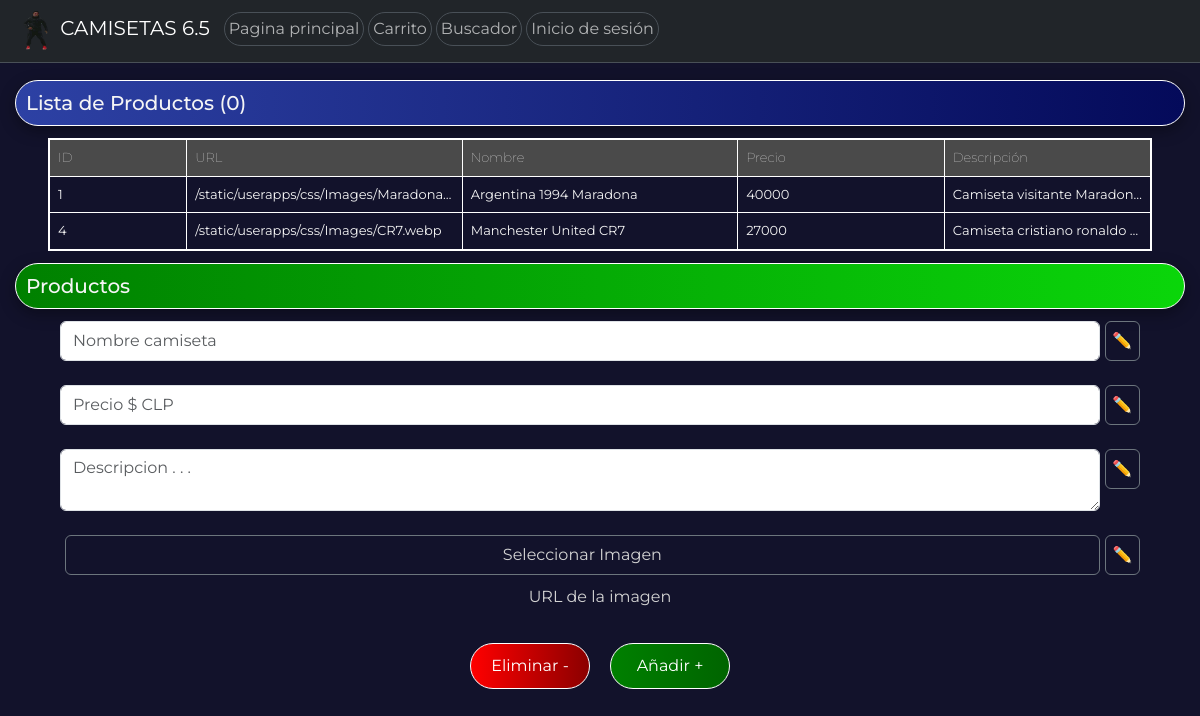
The page /admincrud/ on the database as committed earlier.
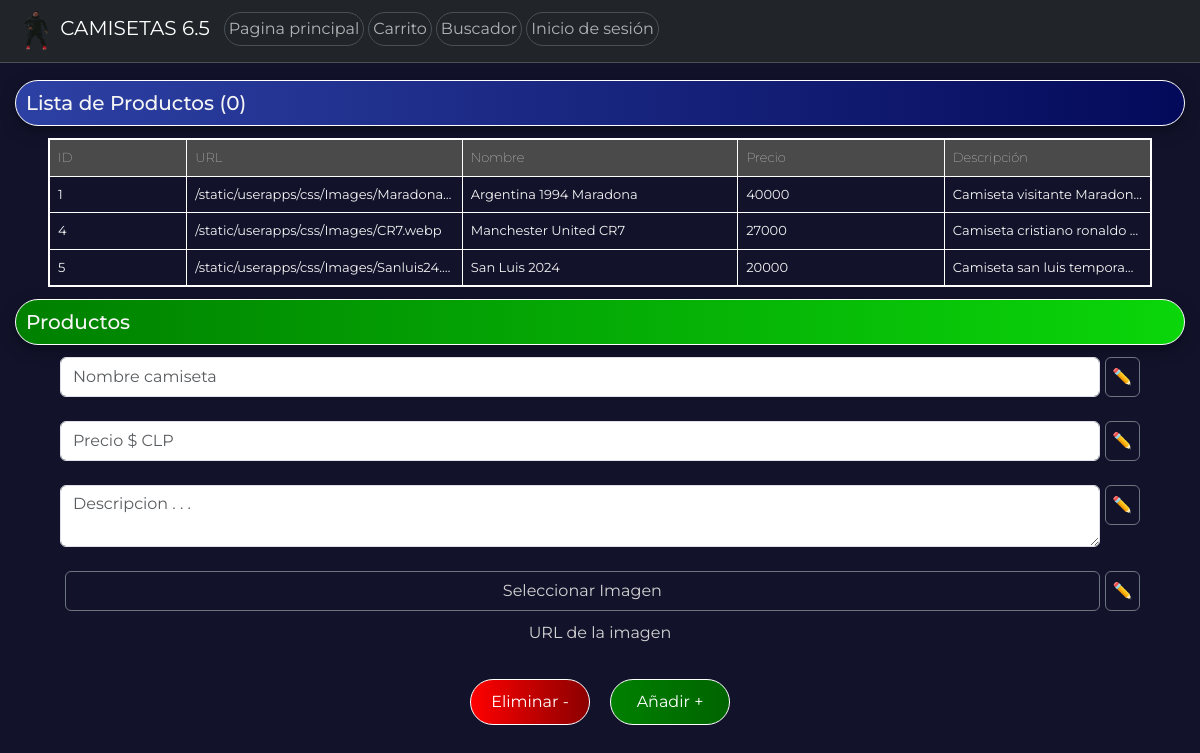
The same page on the database as committed later.
### userapps/models.py (models this page shows, shortened)
class Producto(models.Model):
    nombre = models.CharField(max_length=25)
    imagen = models.CharField(max_length=100)
    precio = models.IntegerField()
    descripcion = models.CharField(max_length=100)

### userapps/views.py (the view)
# urls.py: path('admincrud/', views.admin_crud, name='admin_crud'),
def admin_crud(request):
    productos = Producto.objects.all()
    return render(request, "AdminCrud.html", {"productos": productos})

### userapps/context_processor.py (called while the page is built)
def total_carrito(request):
    total = 0
    if request.user.is_authenticated:
        if "carrito" in request.session.keys():
            for key, value in request.session["carrito"].items():
                total += int(value["acumulado"]) #total
    return {"total_carrito": total}

### userapps/templates/AdminCrud.html (shortened to what the changed rows need)
<!DOCTYPE html>
<html lang="en">
  <head>
    {% load static %}
    <link rel="stylesheet" href="{% static 'userapps/css/Admin.css' %}" />
    <link
      href="https://cdn.jsdelivr.net/npm/bootstrap@5.3.3/dist/css/bootstrap.min.css"
      rel="stylesheet"
    />
  </head>
  <body style="background-color: #12122b">
    <h2
      style="
        border-top-width: 70px;
        margin-top: 80px;
        border: 1px solid white;
        padding: 10px;
        background: linear-gradient(to right, rgb(45, 65, 164), rgb(4, 10, 90));
        margin-left: 15px;
        margin-right: 15px;
        border-radius: 80px;
        box-shadow: 0 5px 15px rgba(0, 0, 0, 0.35);
        color: whitesmoke;
        font-size: 20px;
      "
    >
      Lista de Productos (<span id="productCount">0</span>)
    </h2>
    <table id="productsList">
      <thead>
        <tr>
          <th>ID</th>
          <th>URL</th>
          <th>Nombre</th>
          <th>Precio</th>
          <th>Descripción</th>
        </tr>
      </thead>
      <tbody>
        {% for product in productos %}
        <tr onclick="copyRowToInputs(this)">
          <td>{{ product.id }}</td>
          <td>{{ product.imagen }}</td>
          <td>{{ product.nombre }}</td>
          <td>{{ product.precio }}</td>
          <td>{{ product.descripcion }}</td>
        </tr>
        {% endfor %}
      </tbody>
    </table>
    <h2
      style="
        border-top-width: 70px;
        border: 1px solid white;
        padding: 10px;
        background: linear-gradient(to right, green, rgb(10, 214, 10));
        margin-left: 15px;
        margin-right: 15px;
        border-radius: 80px;
        box-shadow: 0 5px 15px rgba(0, 0, 0, 0.35);
        color: whitesmoke;
        font-size: 20px;
      "
    >
      Productos
    </h2>
  </body>
</html>

Rows that differ between the two databases and show on the page:
added Producto: id "5", imagen "/static/userapps/css/Images/Sanluis24.…", nombre "San Luis 2024", precio "20000", descripcion "Camiseta san luis temporad…"
